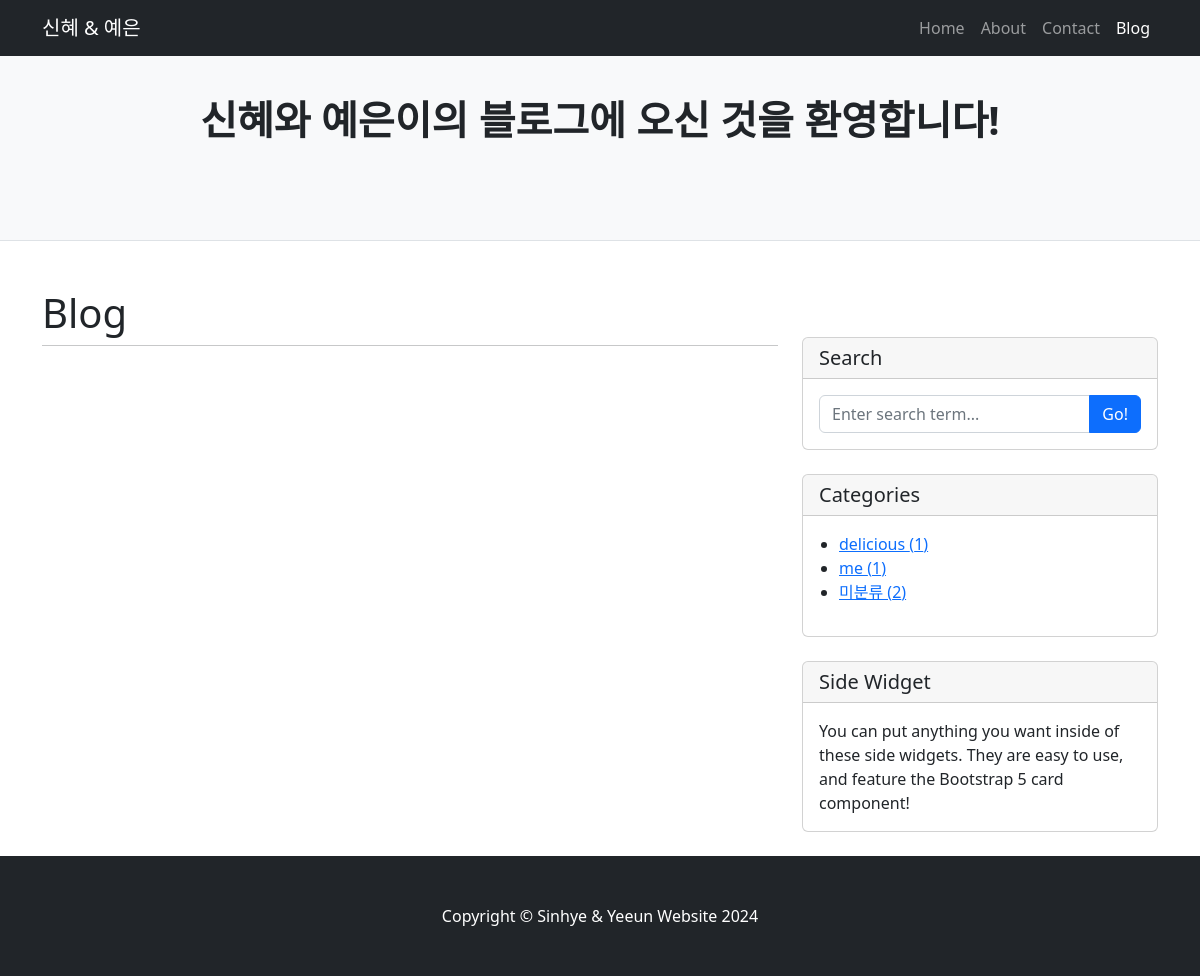
Page /7/ on the committed database.
### blog/models.py (models this page shows)
class Category(models.Model):
    name = models.CharField(max_length=50, unique=True)
    slug = models.SlugField(max_length=200, unique=True, allow_unicode=True)
    def __str__(self):
        return self.name
    def get_absolute_url(self):
        return f'/category/{self.slug}/'
    class Meta:
        verbose_name_plural = 'categories'

### blog/views.py (the view)
# urls.py: path('<int:pk>/', views.PostDetail.as_view(), name='post_detail'),
class PostDetail(DetailView):
    model = Post
    def get_context_data(self, **kwargs):
        context = super(PostDetail, self).get_context_data()
        context['categories'] = Category.objects.all()
        context['no_category_post_count'] = Post.objects.filter(category=None).count()
        return context

### blog/templates/blog/post_detail.html (shortened to what this page needs)
{% extends 'blog/layout.html' %}
{% load static %}
{% block header %}
    <header class="py-5 bg-light border-bottom mb-4">
        <div class="container">
            <div class="text-center my-5">
                <h1 class="fw-bolder">신혜와 예은이의 블로그에 오신 것을 환영합니다!</h1>
            </div>
        </div>
    </header>
{% endblock %}
{% block content %}
    <h1>Blog
    </h1>
    <nav aria-label="Pagination">
        <hr class="my-0" />
    </nav>
{% endblock %}

### blog/templates/blog/layout.html (shortened to what this page needs)
<!DOCTYPE HTML>
{% load static %}
<html lang="kr">
    <head>
        <link href="{% static 'blog/styles.css' %}" rel="stylesheet" />
    </head>
    <body>
        {% include 'blog/navbar.html' %}
        {% block header %}
        {% endblock %}
        <div class="container mt-5">
            <div class="row">
                <div class="col-lg-8">
                    {% block content %}
                    {% endblock %}
                </div>
                <div class="col-lg-4 mt-5">
                    <div class="card mb-4">
                        <h5 class="card-header">Search</h5>
                        <div class="card-body">
                            <div class="input-group">
                                <input class="form-control" type="text" placeholder="Enter search term..." aria-label="Enter search term..." aria-describedby="button-search" />
                                <button class="btn btn-primary" id="button-search" type="button">Go!</button>
                            </div>
                        </div>
                    </div>
                    <div class="card mb-4" id="categories-card">
                        <h5 class="card-header">Categories</h5>
                        <div class="card-body">
                            <div class="row ms-2">
                                    <ul>
                                        {% for category in categories %}
                                        <li>
                                            <a href="{{ category.get_absolute_url }}">{{ category }} ({{ category.post_set.count }})</a>
                                        </li>
                                        {% endfor %}
                                        <li>
                                            <a href="/category/no_category/">미분류 ({{ no_category_post_count }})</a>
                                        </li>
                                    </ul>
                            </div>
                        </div>
                    </div>
                    <div class="card mb-4">
                        <h5 class="card-header">Side Widget</h5>
                        <div class="card-body">You can put anything you want inside of these side widgets. They are easy to use, and feature the Bootstrap 5 card component!</div>
                    </div>
                </div>
            </div>
        </div>
        {% include 'blog/footer.html' %}
    </body>
</html>

### rows in the picture
Category: name "delicious", post_set.count "1"
Category: name "me", post_set.count "1"

### other values in the picture
{{ no_category_post_count }} "2"
